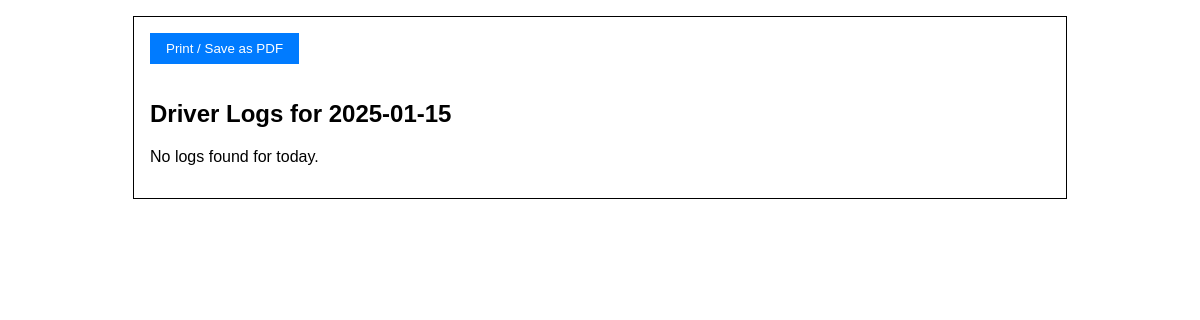
Page /driver_logs_print (signed in) on the earlier database version.
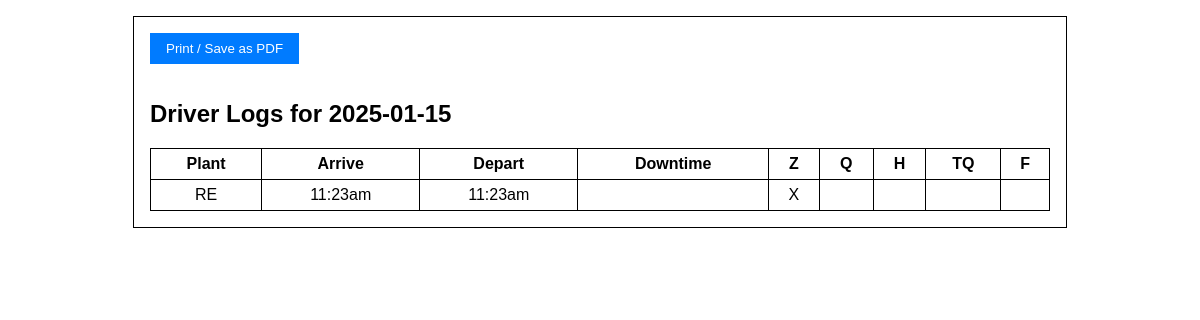
Same page on the later database version.
### lacksdrivers.py (models this page shows)
class DriverLog(db.Model):
    __tablename__ = "driver_log"
    id = db.Column(db.Integer, primary_key=True)
    driver_id = db.Column(db.Integer, db.ForeignKey("user.id"), nullable=False)
    driver = db.relationship("User", backref="driver_logs", lazy="joined")
    date = db.Column(db.Date, nullable=False)
    arrive_time = db.Column(db.String(20))
    depart_time = db.Column(db.String(20))
    downtime_reason = db.Column(db.String(200), nullable=True)
    load_size = db.Column(db.String(10), nullable=False)
    plant_name = db.Column(db.String(20), nullable=False)
    maintenance = db.Column(db.Boolean, default=False)
    fuel = db.Column(db.Boolean, default=False)
    meeting = db.Column(db.Boolean, default=False)
    created_at = db.Column(db.DateTime, default=datetime.utcnow)
    updated_at = db.Column(db.DateTime, onupdate=datetime.utcnow)

### lacksdrivers.py (the view)
@app.route("/driver_logs_print")
@login_required
def driver_logs_print():
    local_tz = pytz.timezone("America/Detroit")
    today_local_date = datetime.now(local_tz).date()
    logs = DriverLog.query.filter_by(driver_id=current_user.id, date=today_local_date).all()
    return render_template("driver_logs_print.html", logs=logs, the_date=today_local_date)

### lacksdrivers.py (called while the page is built)
@app.context_processor
def inject_plant_addresses():
    return dict(PLANT_ADDRESSES=PLANT_ADDRESSES)

@login_manager.user_loader
def load_user(user_id):
    return User.query.get(int(user_id))

@app.template_filter('to_local_time')
def to_local_time(utc_str):
    if not utc_str:
        return ""
    try:
        dt_utc = datetime.strptime(utc_str, "%Y-%m-%d %H:%M:%S")
        dt_utc = pytz.utc.localize(dt_utc)
        local_tz = pytz.timezone("America/Detroit")
        dt_local = dt_utc.astimezone(local_tz)
        formatted = dt_local.strftime("%I:%M%p").lower()
        return formatted.lstrip('0')
    except ValueError:
        return utc_str

### templates/driver_logs_print.html (shortened to what this page needs)
<!DOCTYPE html>
<html>
<head>
</head>
<body>
<div class="print-container">
  <button class="print-btn" onclick="window.print()">Print / Save as PDF</button>
  <h2>Driver Logs for {{ the_date }}</h2>
  {% if logs %}
    <table>
      <thead>
        <tr>
          <th>Plant</th>
          <th>Arrive</th>
          <th>Depart</th>
          <th>Downtime</th>
          <th>Z</th>
          <th>Q</th>
          <th>H</th>
          <th>TQ</th>
          <th>F</th>
        </tr>
      </thead>
      <tbody>
        {% for log in logs %}
        <tr>
          <td>{{ log.plant_name }}</td>
          <td>{{ log.arrive_time|to_local_time if log.arrive_time else '--' }}</td>
          <td>{{ log.depart_time|to_local_time if log.depart_time else '--' }}</td>
          <td>{{ log.downtime_reason or "" }}</td>
          <td>
            {% if log.load_size == "Empty" %}
              X
            {% else %}
              &nbsp;
            {% endif %}
          </td>
          <td>
          </td>
          <td>
          </td>
          <td>
          </td>
          <td>
          </td>
        </tr>
        {% endfor %}
      </tbody>
    </table>
  {% else %}
    <p>No logs found for today.</p>
  {% endif %}
</div>
</body>
</html>

Differences in the rows shown:
now on this page (row edited): DriverLog: plant_name "RE", arrive_time|to_local_time "11:23am", depart_time|to_local_time "11:23am", load_size "X"
Other differences:
text no longer shown: "No logs found for today."
text now shown: "Plant Arrive Depart Downtime Z Q H TQ F"
